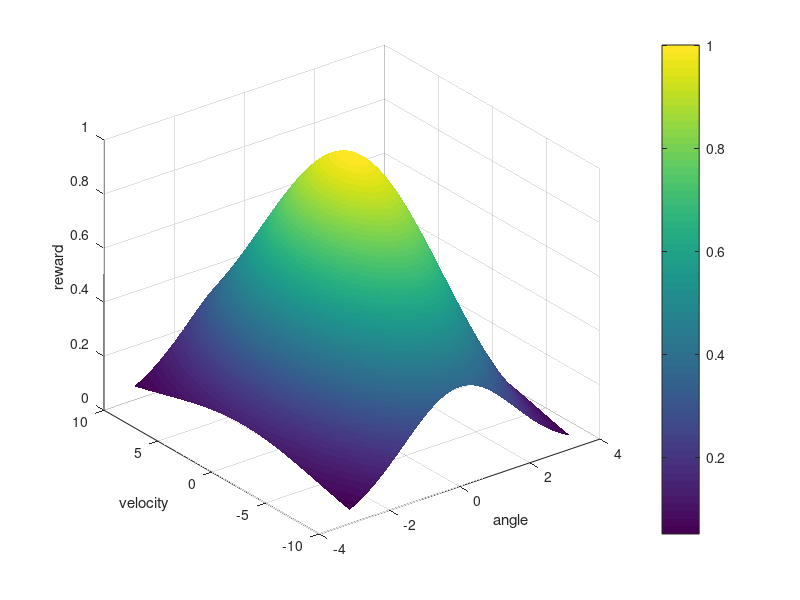

Here is the MATLAB script that generated this plot:
clear;
vol_concerntrated_factor= 0.01;
angular_concerntrated_factor= 0.2;
[angle,velocity]=meshgrid(-3.14:0.01:3.14,-10:0.05:10);
arg=(angle.^2)*angular_concerntrated_factor;
arg=arg+(velocity.^2*vol_concerntrated_factor);
reward=exp(-arg);
C = reward;
figure
h=surf(angle,velocity,reward,C);
set(h,'LineStyle','none');
xlabel('angle');
ylabel('velocity');
zlabel('reward');
 colorbar

%reward=exp(((3.14^2)-angle.^2/angular_concerntrated_factor)-(velocity.^2/vol_concerntrated_factor));
